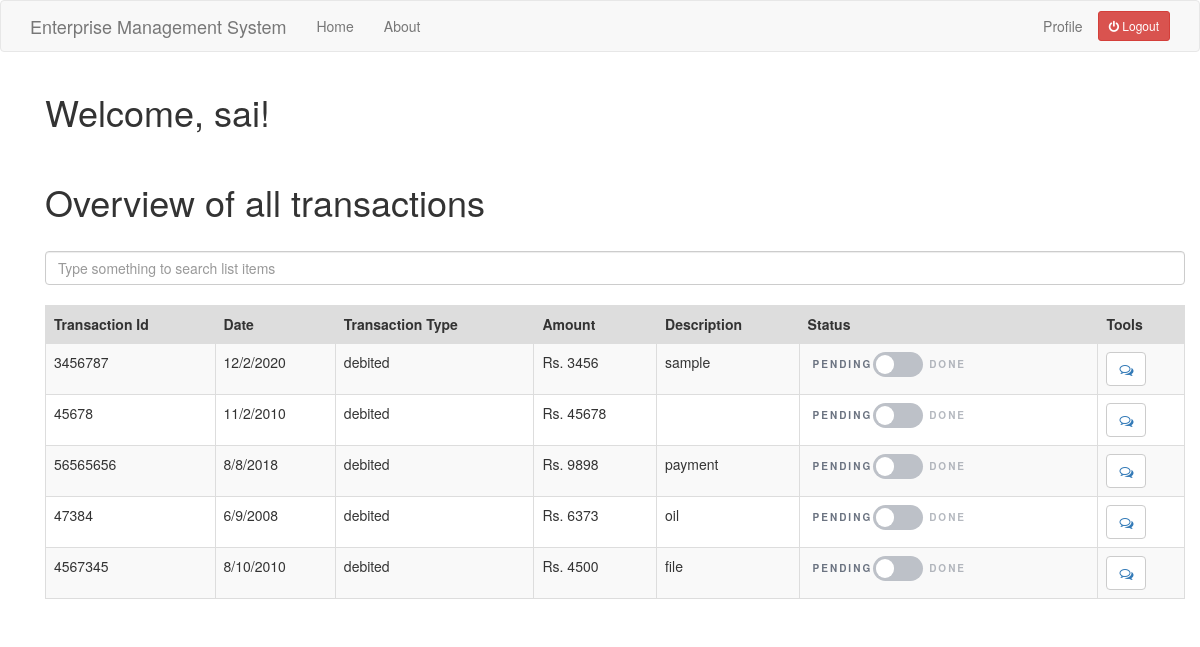
Page /acc_index (signed in) on the committed database.
### app/models.py (models this page shows, shortened)
class User(UserMixin,db.Model):
    id = db.Column(db.Integer,primary_key=True)
    username = db.Column(db.String(64), index=True,unique=True)
    email = db.Column(db.String(120),index=True,unique=True)
    password_hash = db.Column(db.String(128))
    job = db.Column(db.String(64))
    posts = db.relationship('Post',backref='author',lazy='dynamic')
    comment = db.relationship('Comment',backref='comment_by',lazy='dynamic')
    about_me = db.Column(db.String(140))
    last_seen = db.Column(db.DateTime, default=datetime.utcnow)

class Transaction(db.Model):
    id = db.Column(db.Integer,primary_key=True)
    tr_id = db.Column(db.Integer)
    date = db.Column(db.String(64))
    description = db.Column(db.String(140))
    tr_type = db.Column(db.String(64))
    amount = db.Column(db.Integer)
    valid = db.Column(db.Boolean, default=False)
    user_id = db.Column(db.Integer,db.ForeignKey('user.id'))

### app/routes.py (the view)
@app.route('/acc_index')
@login_required
def acc_index():
    link = 3
    transaction = Transaction.query.filter_by(user_id=link)
    return render_template("acc_index.html", title='HomePage',transaction=transaction)

### app/models.py (called while the page is built)
@login.user_loader
def load_user(id):
    return User.query.get(int(id))

### app/routes.py (called while the page is built)
@app.before_request
def before_request():
    if current_user.is_authenticated:
        current_user.last_seen = datetime.utcnow()
        db.session.commit()

### app/templates/acc_index.html (shortened to what this page needs)
{% extends "base.html" %}
{% block app_content %}
<link rel="stylesheet" href="https://cdnjs.cloudflare.com/ajax/libs/font-awesome/4.7.0/css/font-awesome.min.css">
	<div class="container">
		<h1>Welcome, {{ current_user.username }}!</h1>
		<br>
		<h1>Overview of all transactions</h1>
		<br>
		<input class="form-control mb-4" id="tableSearch" type="text" placeholder="Type something to search list items">
        <br>
        <table class="table table-bordered table-striped">
            <thead>
                <tr style="background-color: #dddddd">
                    <th>Transaction Id</th>
                    <th>Date</th>
                    <th>Transaction Type</th>
                    <th>Amount</th>
                    <th>Description</th>
                    <th>Status</th>
                    <th>Tools</th>
                </tr>
            </thead>
            <tbody id="myTable">
            {% for po in transaction %}
                <tr>
                    <td>{{ po.tr_id }}</td>
                    <td>{{ po.date }}</td>
                    <td>{{ po.tr_type }}</td>
                    <td>Rs. {{ po.amount }}</td>
                    <td>{{ po.description }}</td>
                    <td>
                      <div class="col-sm-5">
      						      <button type="button" class="btn btn-lg btn-toggle" data-toggle="button" aria-pressed="false" autocomplete="off">
        					       <div class="handle"></div>
      						      </button>
    					        </div>
                    </td>
                    <td> <button type="button" class='btn btn-default'><a href="{{ url_for('add_comment', trans_id = po.id) }}"><i class="fa fa-comments-o" aria-hidden="true"></i></a></button> </td>
                </tr>
            {% endfor %}
            </tbody>
        </table>
	</div>
{% endblock %}

### app/templates/acc_index.html (style rules this page uses)
.btn-toggle { margin: 0 4rem; padding: 0; position: relative; border: none; height: 1.5rem; width: 3rem; border-radius: 1.5rem; color: #6b7381; background: #bdc1c8; }
.btn-toggle:before, .btn-toggle:after { line-height: 1.5rem; width: 4rem; text-align: center; font-weight: 600; font-size: 0.75rem; text-transform: uppercase; letter-spacing: 2px; position: absolute; bottom: 0; transition: opacity 0.25s; }
.btn-toggle:before, .btn-toggle:after { color: #6b7381; }
.btn-toggle.btn-lg { margin: 0 5rem; padding: 0; position: relative; border: none; height: 2.5rem; width: 5rem; border-radius: 2.5rem; }
.btn-toggle.btn-lg:before, .btn-toggle.btn-lg:after { line-height: 2.5rem; width: 5rem; text-align: center; font-weight: 600; font-size: 1rem; text-transform: uppercase; letter-spacing: 2px; position: absolute; bottom: 0; transition: opacity 0.25s; }
.btn-toggle.btn-lg:before { content: 'Pending'; left: -6rem; }
.btn-toggle.btn-lg:after { content: 'Done'; right: -5rem; opacity: 0.5; }
.btn-toggle.btn-lg > .handle { position: absolute; top: 0.3125rem; left: 0.3125rem; width: 1.875rem; height: 1.875rem; border-radius: 1.875rem; background: #fff; transition: left 0.25s; }

### rows in the picture
User: username "sai"
Transaction: tr_id "3456787", date "12/2/2020", tr_type "debited", amount "3456", description "sample"
Transaction: tr_id "45678", date "11/2/2010", tr_type "debited", amount "45678"
Transaction: tr_id "56565656", date "8/8/2018", tr_type "debited", amount "9898", description "payment"
Transaction: tr_id "47384", date "6/9/2008", tr_type "debited", amount "6373", description "oil"
Transaction: tr_id "4567345", date "8/10/2010", tr_type "debited", amount "4500", description "file"
